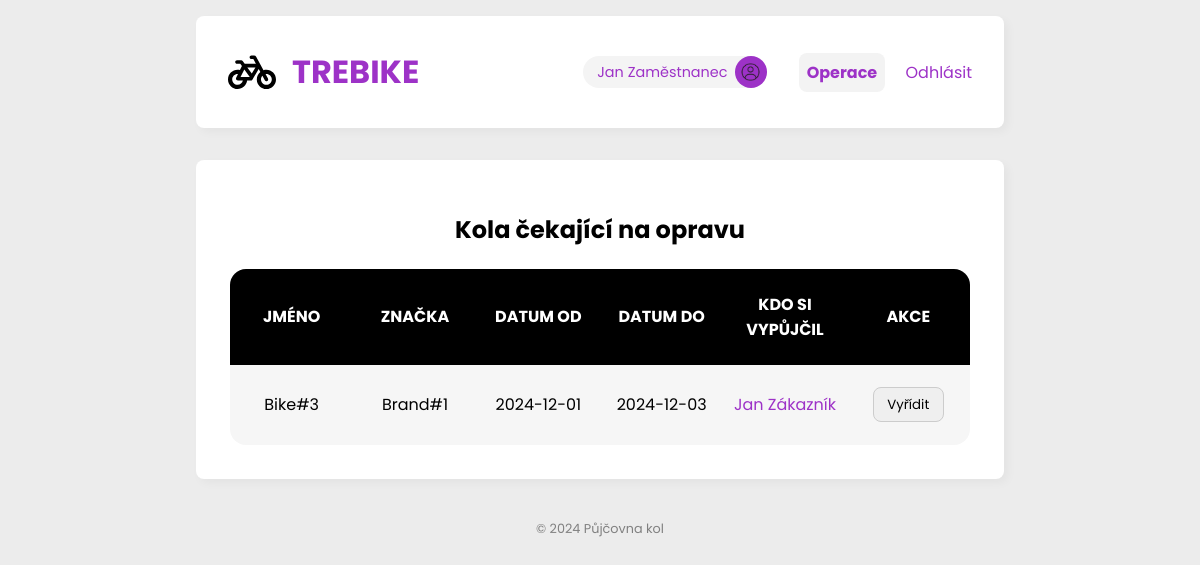
The app's page /list_service_bike (signed in) with its own data.
### tables this page shows
CREATE TABLE bike_events (
    id INTEGER PRIMARY KEY AUTOINCREMENT,
    user_id INTEGER NOT NULL,
    bike_id INTEGER NOT NULL,
    type INTEGER NOT NULL,
    date_from DATETIME NOT NULL,
    date_to DATETIME NOT NULL,
    total_price INTEGER NOT NULL,
    payment_method INTEGER NOT NULL, -- Platba na místě: 1 | Platba kartou online: 2
    status INTEGER,
    description VARCHAR,
    FOREIGN KEY (user_id) REFERENCES users(id),
    FOREIGN KEY (bike_id) REFERENCES bikes(id)
);

CREATE TABLE bikes (
    id INTEGER PRIMARY KEY AUTOINCREMENT,
    name VARCHAR NOT NULL,
    brand_id INTEGER NOT NULL,
    type INTEGER NOT NULL,
    price_per_day DOUBLE NOT NULL,
    img VARCHAR NOT NULL,
    FOREIGN KEY (brand_id) REFERENCES brands(id)
);

CREATE TABLE brands (
    id INTEGER PRIMARY KEY AUTOINCREMENT,
    name VARCHAR NOT NULL,
    motto VARCHAR NOT NULL,
    established DATE NOT NULL
);

### views/bike_management/list_service_bike.py (the view)
@list_service_bike.route('/list_service_bike', methods=["GET", "POST"])
@auth.login_required
@auth.employees_only
def page():
    bikes = BikeEventService.getByType(2)
    return render_template("list_service_bike.jinja", bikes=bikes)

### app.py (called while the page is built)
@app.before_request
def before_request():
    BikeEventService.check_rents()

### auth.py (called while the page is built)
def login_required(func):
    @wraps(func)
    def decorated_function(*args, **kwargs):
        print(session)
        if "authenticated" not in session:
            flash("🚫 Musíte být přihlášen pro přístup na tuto stránku.", "error")
            return redirect(url_for("login.page"))
        return func(*args, **kwargs)
    return decorated_function

def employees_only(func):
    @wraps(func)
    def decorated_function(*args, **kwargs):
        if session['role'] != 1:
            flash('🚫 Nemáte oprávnění pro tuto akci (nejste zaměstnanec).', 'error')
            return redirect(url_for('view_dashboard_page'))
        return func(*args, **kwargs)
    return decorated_function

### database/database.py (called while the page is built)
def get_db():
    if 'db' not in g:
        project_root = os.path.dirname(os.path.realpath(__file__))
        database_path = os.path.join(project_root, '..', current_app.config['DATABASE'])
        g.db = sqlite3.connect(
            database_path,
            detect_types=sqlite3.PARSE_DECLTYPES
        )
        g.db.row_factory = sqlite3.Row
        g.db.set_trace_callback(print)
    return g.db

### service/bike_event_service.py (called while the page is built)
    @staticmethod
    def check_rents():
        db = get_db()
        sql = 'UPDATE bike_events SET status = 2 WHERE date_to < CURRENT_DATE AND (type = 1 OR type = 2) AND status = 1'
        db.execute(sql)
        db.commit()

    @staticmethod
    def getByType(type):
        db = get_db()
        sql = '''SELECT b.id, user_id, u.first_name ||' '|| u.last_name AS user_name, b.name AS bike_name, br.name AS brand_name, date_from, date_to FROM bike_events JOIN bikes b ON bike_events.bike_id = b.id JOIN brands br ON b.brand_id = br.id JOIN users u ON user_id=u.id WHERE bike_events.status = 2 AND bike_events.type=?'''
        bikes = db.execute(sql, [type]).fetchall()
        return bikes

### templates/list_service_bike.jinja
{% extends '__main.jinja' %}
{% block content %}
    <div class="main table-box">
        <div class="box dashboard">
            {% if bikes %}
                <h2 class="list-header">Kola čekající na opravu</h2>
                <table class="table">
                <tr class="table-header">
                    <td class="header__item">Jméno</td>
                    <td class="header__item">Značka</td>
                    <td class="header__item">Datum od</td>
                    <td class="header__item">Datum do</td>
                    <td class="header__item">Kdo si vypůjčil</td>
                    <td class="header__item">Akce</td>
                </tr>
                {% for bike in bikes %}
                    <tr class="table-row">
                        <td class="table-data">{{ bike.bike_name }}</td>
                        <td class="table-data">{{ bike.brand_name }}</td>
                        <td class="table-data">{{ bike.date_from }}</td>
                        <td class="table-data">{{ bike.date_to }}</td>
                        <td class="table-data"><a href="{{ url_for('view_profile_page', user_id=bike.user_id) }}">{{ bike.user_name }}</a>
                        </td>
                        <td class="table-data"><a href="{{ url_for('manage_bike.page', bike_id=bike.id) }}">
                            <button class="table-button">Vyřídit</button>
                        </a></td>
                    </tr>
                {% endfor %}
            {% else %}
                <p>Žádná kola nečekají na opravu.</p>
            {% endif %}
            </table>
        </div>
    </div>
{% endblock %}

### static/css/styles.css (style rules this page uses)
:root { --accent: #9D32C7; --accent-2: #EC2F4B; --text: #5c0e61; --text-2: #731422; --text-hover: var(--accent); --text-active: #FFFFFF; --border-width: 0.125em; --table-spacing: 24px; --table-half-spacing: 12px; }
* { box-sizing: border-box; font-family: "Poppins", serif; }
a { color: var(--accent); text-decoration: none; }
input, textarea, button, select { margin: 0; padding: 0.5em 1em; border-radius: 8px; border: 1px solid #ccc; }
body { padding: 0; margin: 0; background: #f4f4f4; font-family: sans-serif; }
.main { display: flex; width: 100%; }
.box { background: white; border-radius: 8px; box-shadow: rgba(0, 0, 0, 0.04) 4px 4px 10px; padding: 2em; margin: 1em; }
.dashboard { flex-grow: 1; }
.table-box { margin: auto; width: 70vw; }
.edit-bike, .delete-bike, .table-button, .submit-button { transition: all 0.2s ease-out; }
.table { width:100%; }
.table-header { display:flex; width:100%; background:black; padding:(var(--table-half-spacing * 1.5)) 0; height: 6vh; border-radius: 1em 1em 0 0; }
.table-data, .header__item { flex: 1 1 20%; text-align:center; margin: auto; }
.header__item { text-transform:uppercase; color:white; font-weight: bolder; }
.table-row:last-child { border-radius: 0 0 1em 1em; }
@media screen and (max-width: 1300px) { .table { margin-top: 1em; } }
@media screen and (max-width: 1300px) { .table-header { height: 12vh; } }
@media screen and (max-width: 1300px) { .table-row { height: 10vh; } }
.list-header { text-align: center; }

### records on screen
bike_events: bike_name "Bike#3", brand_name "Brand#1", date_from "2024-12-01", date_to "2024-12-03", user_name "Jan Zákazník"

### other values on screen
{{ session['first_name'] }} "Jan"
{{ session['last_name'] }} "Zaměstnanec"
